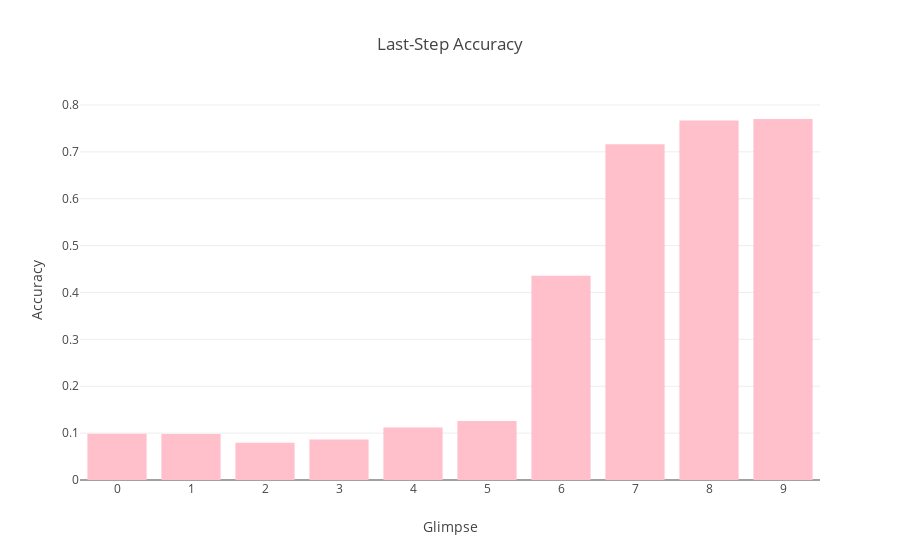

The notebook cell this image was saved under:
### Code cell
plot_bar(machine_accuracy, "Last-Step Accuracy", "Accuracy", color="pink")

### Figure 1 — Plotly figure (JSON) as saved in the notebook; plotly's stock layout.template omitted (floating-point values rounded to 4 significant figures)
{"data": [{"marker": {"color": "pink"}, "type": "bar", "x": [0, 1, 2, 3, 4, 5, 6, 7, 8, 9], "y": [0.0986, 0.098, 0.0795, 0.0866, 0.1121, 0.1258, 0.4357, 0.7165, 0.7669, 0.7701]}], "layout": {"title": "Last-Step Accuracy", "xaxis": {"dtick": 1, "title": "Glimpse"}, "yaxis": {"title": "Accuracy"}}}
